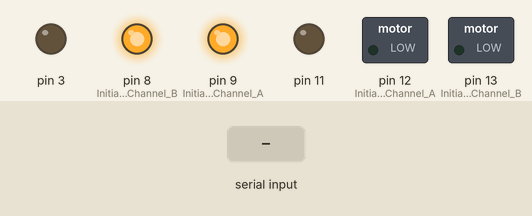
A sketch run on a simulated Arduino Uno, built with avr-gcc and run on an emulated ATmega328P. On the bench: switched loads named in the sketch (green lamp = pin HIGH), output pins drawn as LEDs (lit = HIGH). The test bench sets the inputs (shaded band).

Above: at 1.2 s.
1.3 s: "w" received over Serial
At 2.5 s:
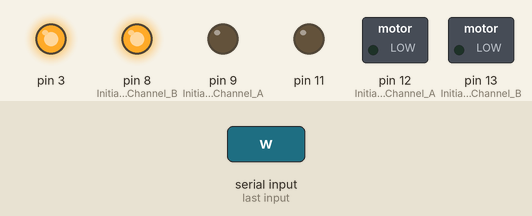
2.8 s: "s" received over Serial
At 3.8 s:
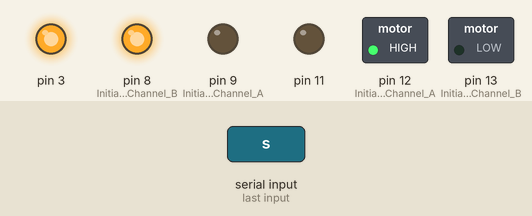
4.3 s: "a" received over Serial
At 5.0 s:
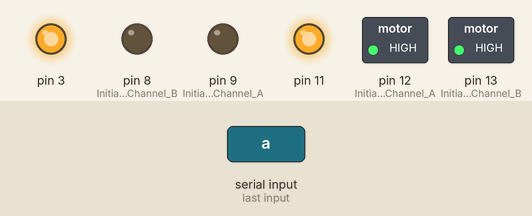
5.8 s: "d" received over Serial
At 6.1 s:
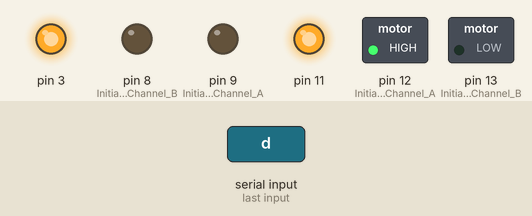
7.3 s: "q" received over Serial
At 8.5 s:
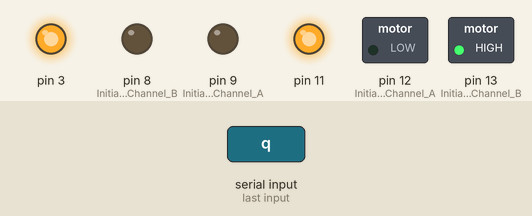
8.8 s: "e" received over Serial
At 9.6 s:
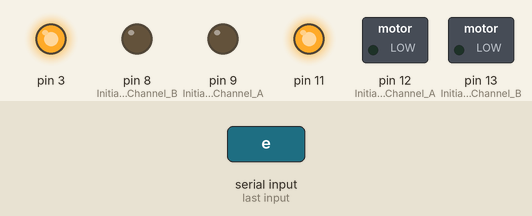
Timing chart, 0 to 11.3 s (numbered marks = the images above; inputs shaded):
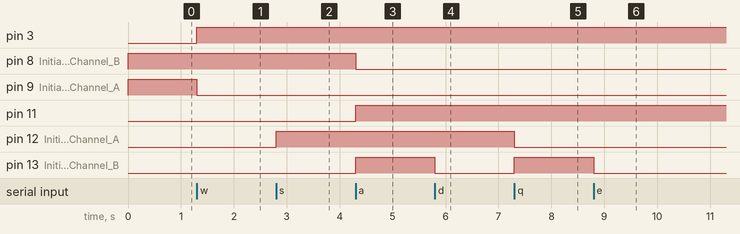

Measured:
- after the input at 1.3 s, pin 3: LOW → HIGH at once; pin 9 (Initiates_Brake_Channel_A): HIGH → LOW at once
- after the input at 2.8 s, pin 12 (Initiates_Motor_Channel_A): LOW → HIGH at once
- after the input at 4.3 s, pin 8 (Initiates_Brake_Channel_B): HIGH → LOW at once; pin 11, pin 13 (Initiates_Motor_Channel_B): LOW → HIGH at once
- after the input at 5.8 s, pin 13 (Initiates_Motor_Channel_B): HIGH → LOW at once
- after the input at 7.3 s, pin 12 (Initiates_Motor_Channel_A): HIGH → LOW at once; pin 13 (Initiates_Motor_Channel_B): LOW → HIGH at once
- after the input at 8.8 s, pin 13 (Initiates_Motor_Channel_B): HIGH → LOW at once

The sketch:

RCCarEmanuel.ino
```cpp
// Change the speed here if needed.
int speed = 255;

// Commands are:
// 'w' Drive forward. Straight direction.
// 's' Drive backward. Straight direction.
// 'a' No driving. Change direction to left.
// 'd' No driving. Change direction to right.
//
// 'q' Drive forward. Change direction to left.
// 'e' Drive forward. Change direction to right.
// 'z' Drive backward. Change direction to left.
// 'c' Drive backward. Change direction to right.
//
// 'x' Stop the car.


void drive(int);
void changeDirection(int);
void stopCar();

void setup()
{
  // Drive motors
  pinMode(12, OUTPUT); //Initiates Motor Channel A pin
  pinMode(9, OUTPUT); //Initiates Brake Channel A pin

  // Direction motors
  pinMode(13, OUTPUT); //Initiates Motor Channel B pin
  pinMode(8, OUTPUT); //Initiates Brake Channel B pin

  // Making sure the motors are fully stopped once the program loads
  digitalWrite(9, HIGH);  // car stops moving
  digitalWrite(8, HIGH);  // tires go back to a neutral position
  analogWrite(3, 0);
  analogWrite(11, 0);

  Serial.begin(9600); // Opens the serial port, sets data rate to 9600 bps
}

void loop()
{
  char direction;

  while (Serial.available() == 0){}
  direction = Serial.read();

  switch (direction)
  {
    case 'w':
    {
      drive(LOW);
      break;
    }
    case 's':
    {
      drive(HIGH);
      break;
    }
    case 'a':
    {
      changeDirection(HIGH);
      break;
    }
    case 'd':
    {
      changeDirection(LOW);
      break;
    }
    case 'q':
    {
      drive(LOW);
      changeDirection(HIGH);
      break;
    }
    case 'e':
    {
      drive(LOW);
      changeDirection(LOW);
      break;
    }
    case 'z':
    {
      drive(HIGH);
      changeDirection(LOW);
      break;
    }
    case 'c':
    {
      drive(HIGH);
      changeDirection(HIGH);
      break;
    }
    case 'x':
    {
      stopCar();
      break;
    }
    default:
    {
      break;
    }
  }
}

// Drive
void drive(int channelAState)
{
  digitalWrite(9, HIGH);  // Car stops moving when changing direction
  digitalWrite(12, channelAState); // Establishes forward/backward direction of Channel A
  digitalWrite(9, LOW);   // Disengage the Brake for Channel A
  analogWrite(3, speed);  // Spins the motor on Channel A at full speed

  // Direction changes to center
  digitalWrite(8, HIGH);
}

// Change Direction
void changeDirection(int channelBState)
{
  digitalWrite(8, HIGH);
  digitalWrite(13, channelBState);
  digitalWrite(8, LOW);
  analogWrite(11, speed);
}

// Stop vehicle
void stopCar()
{
  digitalWrite(9, HIGH);  // car stops moving
  digitalWrite(8, HIGH);  // tires go back to a neutral position
  analogWrite(3, 0);
  analogWrite(11, 0);
}
```
